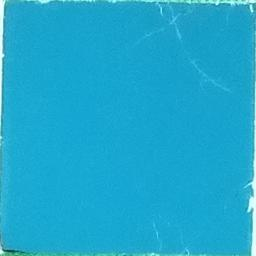
#> input picture Result_Xiaomi/xiaomi_middle/NH3/0QHtr_ngochanpham274@gmail.com_2024-11-19 16_10_55_NH3_8ppm_002_xiaomi test__.jpg, 256 x 256 px, given as the content of the folder ./xiaomi/, which was not available
$ jupyter execute Xiaomi.ipynb   (text cells are left out)
#> lines starting #> are read from the running program, lines starting #| are printed output that depends on the picture; after the words box and inside, x2 and y2 are one past the last pixel; in counts of white or black regions, pixels touching at a corner belong together; pictures that were not available may be replaced by others from this repository, and a replacement may not be noted
[cell 1]
import os
from PIL import Image
import numpy as np
from skimage import measure

def process_and_save_large_square(image_path, output_folder):
    # Load the image
#> called with output_folder = './xiaomi_cover/'
    image = Image.open(image_path)
#> image is the input picture: PIL image 256x256 RGB; mean R, G, B 29.8, 168, 206
    image_np = np.array(image)

    # Extract central region for reference color
    center_x, center_y = image_np.shape[1] // 2, image_np.shape[0] // 2
#> center_x = 128; center_y = 128
    region_size = 10
    central_region = image_np[center_y-region_size:center_y+region_size, center_x-region_size:center_x+region_size]
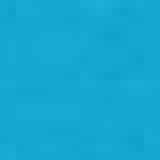
#> central_region: shape (20, 20, 3) (shown 8 times larger); mean R, G, B 23.1, 166.1, 208.1
    reference_color = central_region.mean(axis=(0, 1))
#> reference_color = [23.13, 166.1, 208.1]

    # Define color similarity threshold
    threshold = 50
    distances = np.sqrt(np.sum((image_np - reference_color) ** 2, axis=-1))
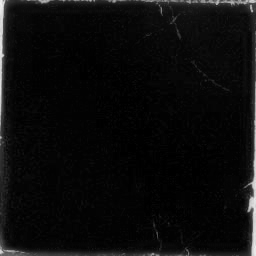
#> distances: shape (256, 256) float64; min 0.221, max 242.3, mean 11.8
    mask = distances < threshold
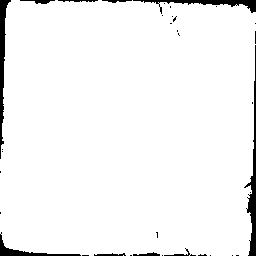
#> mask: shape (256, 256) bool; 95.9% white; 35 black regions (25 under 20 px)

    # Label connected components
    labeled_mask = measure.label(mask)
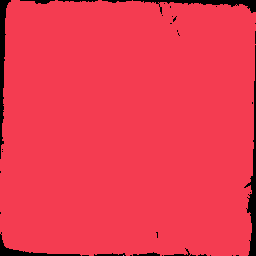
#> labeled_mask: shape (256, 256) int32; 3 distinct labels, from 0 to 2; one colour per label, 0 black
    regions = measure.regionprops(labeled_mask)
#> regions = 2 regions; box (x1, y1, x2, y2) and area: (0, 0, 256, 256) 62872, (123, 255, 124, 256) 1

    # Find the region closest to the center
    center_coords = np.array([center_y, center_x])
#> center_coords = [128, 128]
    closest_region = None
    min_distance = float('inf')

    for region in regions:
        region_center = np.array(region.centroid)
        distance = np.linalg.norm(region_center - center_coords)
        if distance < min_distance:
            min_distance = distance
            closest_region = region
#> this loop made 2 passes
#> (region_center, distance, min_distance) on pass 1: ([127.8, 127.2], 0.771, 0.771)
#> (region_center, distance) on pass 2: ([255, 123], 127.1)
#> after the loop, min_distance = 0.771

    # Extract the larger square region
    if closest_region:
        min_row, min_col, max_row, max_col = closest_region.bbox
#> min_row = 0; min_col = 0; max_row = 256; max_col = 256

        # Calculate the center and size of the closest square
        square_center_y = (min_row + max_row) // 2
#> square_center_y = 128
        square_center_x = (min_col + max_col) // 2
#> square_center_x = 128
        square_side = max(max_row - min_row, max_col - min_col)
#> square_side = 256

        # Calculate the new square with 3x area
        new_side = int(np.sqrt(3) * square_side)
#> new_side = 443
        new_min_row = max(0, square_center_y - new_side // 2)
#> new_min_row = 0
        new_max_row = min(image_np.shape[0], square_center_y + new_side // 2)
#> new_max_row = 256
        new_min_col = max(0, square_center_x - new_side // 2)
#> new_min_col = 0
        new_max_col = min(image_np.shape[1], square_center_x + new_side // 2)
#> new_max_col = 256

        # Crop the larger square
        large_square = image.crop((new_min_col, new_min_row, new_max_col, new_max_row))

        # Resize to 256x256
        resized_square = large_square.resize((256, 256))

        # Save the resized square
        output_path = os.path.join(output_folder, os.path.basename(image_path))
        resized_square.save(output_path)

def process_folder_and_save_large_squares(input_folder, output_folder):
    if not os.path.exists(output_folder):
        os.makedirs(output_folder)

    for filename in os.listdir(input_folder):
        if filename.lower().endswith(('.png', '.jpg', '.jpeg', '.bmp', '.tiff')):
            image_path = os.path.join(input_folder, filename)
            process_and_save_large_square(image_path, output_folder)

# Example usage
input_folder = './xiaomi/'
output_folder = './xiaomi_cover/'

process_folder_and_save_large_squares(input_folder, output_folder)

[cell 2]
import os
from PIL import Image
import numpy as np
from skimage import measure
from matplotlib.patches import Rectangle
from matplotlib import pyplot as plt

# Function to process each image
def process_image(image_path, output_folder):
#> called with output_folder = './xiaomi_middle/'
    image = Image.open(image_path)
    image_np = np.array(image)

    # Extract central region for reference color
    center_x, center_y = image_np.shape[1] // 2, image_np.shape[0] // 2
#> center_x = 128; center_y = 128
    region_size = 10
    central_region = image_np[center_y-region_size:center_y+region_size, center_x-region_size:center_x+region_size]
    reference_color = central_region.mean(axis=(0, 1))
#> reference_color = [23.13, 166.1, 208.1]

    # Define color similarity threshold
    threshold = 50
    distances = np.sqrt(np.sum((image_np - reference_color) ** 2, axis=-1))
    mask = distances < threshold

    # Label connected components
    labeled_mask = measure.label(mask)
    regions = measure.regionprops(labeled_mask)

    # Find the region closest to the center
    center_coords = np.array([center_y, center_x])
#> center_coords = [128, 128]
    closest_region = None
    min_distance = float('inf')

    for region in regions:
        region_center = np.array(region.centroid)
        distance = np.linalg.norm(region_center - center_coords)
        if distance < min_distance:
            min_distance = distance
            closest_region = region
#> after the loop, min_distance = 0.771

    # Extract the closest square
    if closest_region:
        min_row, min_col, max_row, max_col = closest_region.bbox
#> min_row = 0; min_col = 0; max_row = 256; max_col = 256
        closest_square = image_np[min_row:max_row, min_col:max_col]
        closest_square_image = Image.fromarray(closest_square)
        resized_image = closest_square_image.resize((256, 256))

        # Save the extracted square
        output_path = os.path.join(output_folder, os.path.basename(image_path))
        resized_image.save(output_path)

# Main function to process all images in a folder
def process_folder(input_folder, output_folder):
    if not os.path.exists(output_folder):
        os.makedirs(output_folder)

    for filename in os.listdir(input_folder):
        if filename.lower().endswith(('.png', '.jpg', '.jpeg', '.bmp', '.tiff')):
            image_path = os.path.join(input_folder, filename)
            process_image(image_path, output_folder)

# Example usage
input_folder = './xiaomi/'
output_folder = './xiaomi_middle/'

process_folder(input_folder, output_folder)
